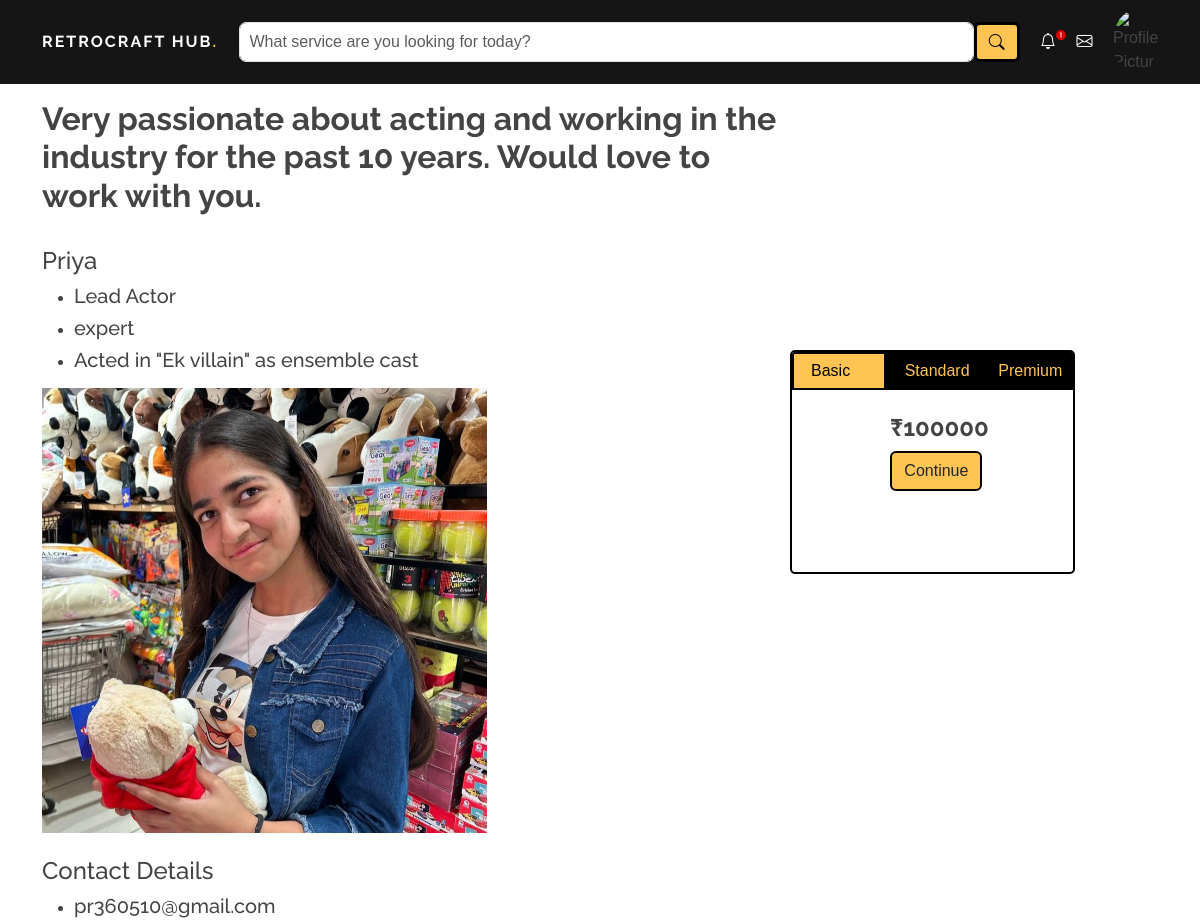
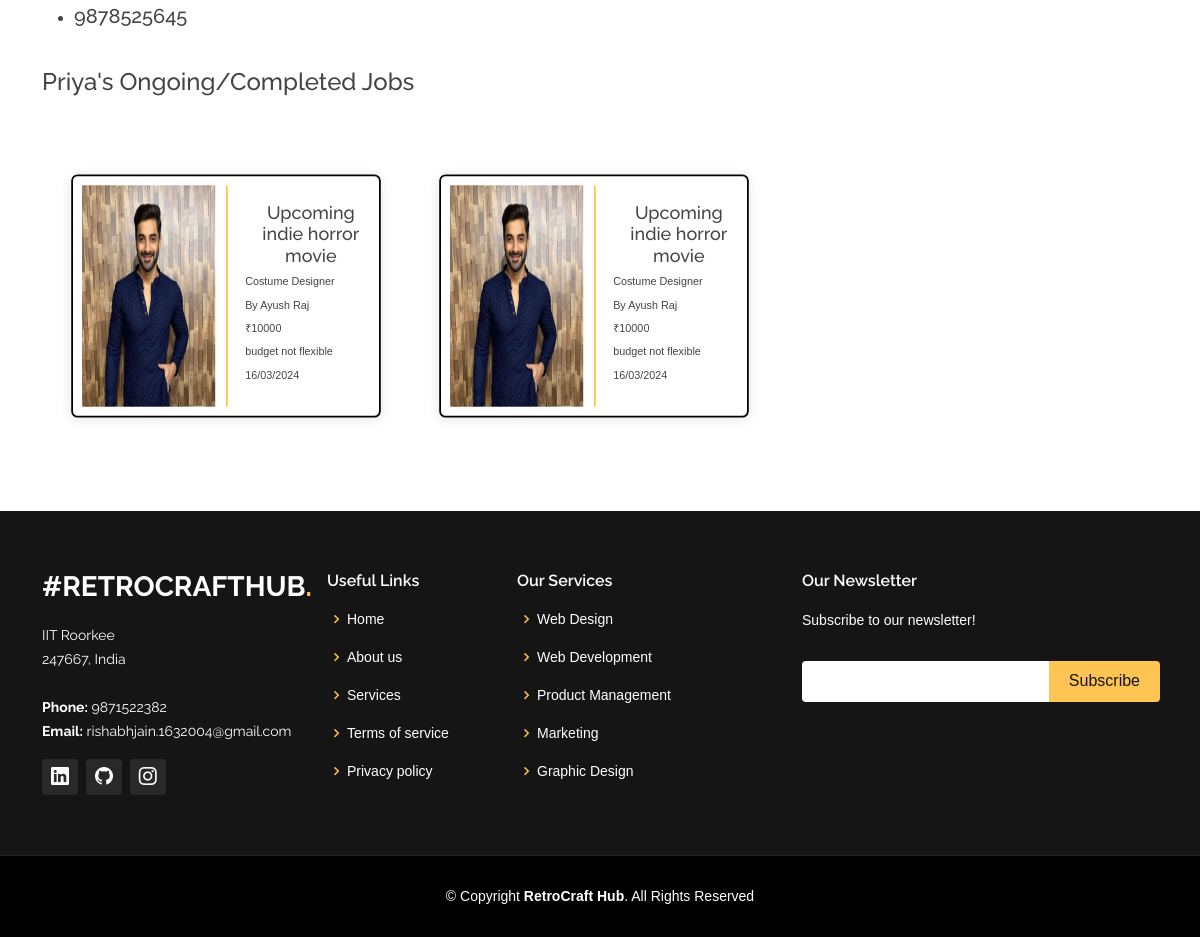
Page /professional_pp?professional_id=11 (signed in) on the committed database (2 pictures, top to bottom).
### main.py (models this page shows)
    class User(UserMixin, db.Model):
        id = db.Column(db.Integer, primary_key=True)
        username = db.Column(db.String(20), unique=True, nullable=False)#email
        display_name=db.Column(db.String(20), nullable=False)#display name
        password = db.Column(db.String(60), nullable=False)
        v= db.Column(db.Integer, default=False)
        profile_picture = db.Column(db.String, nullable=True)
        purpose = db.Column(db.String(20), nullable=True)
        team_size=db.Column(db.Integer, nullable=True)
        phone_no = db.Column(db.Integer, nullable=True)
        experience = db.Column(db.String(20), nullable=True)
        occupation = db.Column(db.String(100), nullable=True)
        skills = db.Column(db.String(255), nullable=True)
        description = db.Column(db.Text, nullable=True)
        pricing1 = db.Column(db.Integer, nullable=True)
        pricing2 = db.Column(db.Integer, nullable=True)
        pricing3 = db.Column(db.Integer, nullable=True)

    class Brief(db.Model):
        id = db.Column(db.Integer, primary_key=True)
        project_title = db.Column(db.String(100),unique=True ,nullable=False)
        project_category = db.Column(db.String(100), nullable=False)
        project_description = db.Column(db.Text, nullable=False)
        project_budget = db.Column(db.Integer, nullable=False)
        budget_flexible = db.Column(db.String(10), nullable=False)
        project_timing = db.Column(db.String(100), nullable=False)
        producer_id = db.Column(db.Integer, db.ForeignKey('user.id'), nullable=False)
        producer = db.relationship('User', backref=db.backref('briefs', lazy=True))

### main.py (the view, shortened to what this page needs)
    @app.route('/professional_pp', methods=['GET', 'POST'])
    @login_required
    def professional_pp():
        if request.method == 'GET':
            user_id=request.args.get('user_id', 'Default')
            professional_id=request.args.get('professional_id', 'Default')
            professional=User.query.filter_by(id=professional_id).first()
            professional_jobs=Job.query.filter_by(professional_id=professional_id).all()
            length=len(professional_jobs)
            message=""
            if professional_jobs:
                producers=[]
                briefs=[]
                for job in professional_jobs:
                    producer=User.query.filter_by(id=job.producer_id).first()
                    producers.append(producer)
                    brief=Brief.query.filter_by(producer_id=producer.id).first()
                    briefs.append(brief)
            else:
                producers=[]
                briefs=[]
                professional_jobs=[]
                length=len(professional_jobs)
        return render_template('professional_profile_page.html',current_user=current_user,professional=professional,user_id=user_id,professional_jobs=professional_jobs,length=length,producers=producers,briefs=briefs,message=message)

### main.py (called while the page is built)
    @login_manager.user_loader
    def load_user(user_id):
        return User.query.get(int(user_id))

### templates/professional_profile_page.html (shortened to what this page needs)
<!DOCTYPE html>
<html lang="en">
<head>
  <link href="../static/assets/vendor/aos/aos.css" rel="stylesheet">
  <link href="../static/assets/vendor/bootstrap/css/bootstrap.min.css" rel="stylesheet">
  <link href="../static/assets/vendor/bootstrap-icons/bootstrap-icons.css" rel="stylesheet">
  <link href="../static/assets/vendor/boxicons/css/boxicons.min.css" rel="stylesheet">
  <link href="../static/assets/vendor/glightbox/css/glightbox.min.css" rel="stylesheet">
  <link href="../static/assets/vendor/remixicon/remixicon.css" rel="stylesheet">
  <link href="../static/assets/vendor/swiper/swiper-bundle.min.css" rel="stylesheet">
  <link href="../static/assets/css/style.css" rel="stylesheet">
</head>
<body>
  <header id="header" class="fixed-top new_header" style="padding:10px;">
    <div class="container d-flex align-items-center justify-content-lg-between " style="position:relative;">
      <h6 class="logo me-auto me-lg-0"><a href="index.html">RetroCraft Hub<span>.</span></a></h6>
    <form class="d-none d-lg-flex search_form">
        <input id="search_bar" type="text" class="form-control" placeholder="What service are you looking for today?">
        <button id="search_button" type="submit" class="btn btn-primary"><i class="bi bi-search"></i></button>
    </form>
  <div id="notification-bell" onclick="toggleNotificationDropdown()">
    <i id="notification-icon" class="bi bi-bell"></i>
    {% if message!='Default' %}
    <img src="../static/assets/img/new_notification.svg" alt="Notification" id="notification-img" style="margin-bottom:6px;position:absolute;width:10px;"></img>
    {% endif %}
  </div>
    <div id="chat" onclick="toggleChatDropdown()">
    <i class="bi bi-envelope messages"></i>
    </div>
      <div id="img_profile" onclick="window.location.href='/producer_profile_page_for_himself{{user_id}}'">
      <img src="{{ current_user.profile_picture }}" alt="Profile Picture" class="img-fluid rounded-circle" style="max-width: 45px;">
      </div>
    </div>
  </header>
  <div class="container" style="margin-top:100px;" data-aos="zoom-in">
    <div class="row">
        <div class="col-md-8 col-sm-1">
            <h2><strong>{{professional.description}}</strong></h2>
            <br>
            <h4>{{professional.display_name}}</h4>
            <ul>
                <li><h5>{{professional.occupation}}</h5></li>
                <li><h5>{{professional.experience}}</h5></li>
                <li><h5>{{professional.skills}}</h5></li>
            </ul>
            <img src="{{professional.profile_picture}}" alt="Profile Picture" class="img-fluid" style="max-width: 445px;">
            <br>
            <br>
            <h4>Contact Details</h4>
            <ul>
                <li><h5>{{professional.username}}</h5></li>
                <li><h5>{{professional.phone_no}}</h5></li>
            </ul>
            <br>
            <h4>{{professional.display_name}}'s Ongoing/Completed Jobs</h4>
            <div class="container" style="margin-top:40px;">
              {% for brief in briefs%}
                  {% if loop.index % 2 == 1 %}
                  <br>
                      <div class="row">
                  {% endif %}
                <div class="col-md-6 col-sm-1 " style="scale:0.9;">
                  <div class="card-body text-center" style="position:relative;">
                    <div class="row">
                      <div class="col-md-6">
                        <img src="{{producers[loop.index-1].profile_picture}}" alt="Project Image" style="width:100%;height:100%;">
                      </div>
                        <div class="col-md-6" style="border-left:2px solid #ffc451;font-size:12px;">
                            <br>
                            <h5 style="position:relative;width:fit-content;left:5%;">{{brief.project_title}}</h5>
                            <p style="margin-bottom:8px;position:relative;width:fit-content;left:5%;">{{brief.project_category}}</p>
                            <p style="margin-bottom:8px;position:relative;width:fit-content;left:5%;">By {{producers[loop.index-1].display_name}}</p>
                            <p style="margin-bottom:8px;position:relative;width:fit-content;left:5%;">₹{{brief.project_budget}}</p>
                            <p style="margin-bottom:8px;position:relative;width:fit-content;left:5%;">{{brief.budget_flexible}}</p>
                            <p style="margin-bottom:8px;position:relative;width:fit-content;left:5%;">{{brief.project_timing}}</p>
                            <br>
                        </div>
                    </div>
                </div>
                </div>
              {% if loop.index % 2 == 0 or loop.last %}
                  </div>
              {% endif %}
          {% endfor %}
                </div>
        </div>
        <div class="col-md-4 col-sm-1 pricing fixed-column" style="margin-top:250px;border:2px solid black;height:28vh;width:25%;right:8%;padding:0;">
            <div class="container">
                <div class="row">
                    <div class="col-md-4 basic opened" style="border:2px solid black;background-color:#ffc451;color:black;" onclick="openPackageDetails('basic')">
                        <p style="margin:5px;">Basic</p>
                    </div>
                    <div class="col-md-4 standard" style="border:2px solid black;" onclick="openPackageDetails('standard')">
                        <p style="margin:5px;">Standard</p>
                    </div>
                    <div class="col-md-4 premium" style="border:2px solid black;" onclick="openPackageDetails('premium')">
                        <p style="margin:5px;">Premium</p>
                    </div>
                </div>
            </div>
            <div class="basic_details" style:"display:block;" >
                <br>
                <h4><strong>₹{{professional.pricing1}}</strong></h4>
                <button class="btn submit_button" onclick="pricing(1,{{user_id}},{{professional.id}});window.location.href='/producer_dashboard{{user_id}}?message=Sucessfully booked with Artist: {{professional.display_name}}'">Continue</button>
            </div>
        </div>
    </div>
</div>
  <footer id="footer" style="margin-top:80px;">
    <div class="footer-top">
      <div class="container">
        <div class="row">
          <div class="col-lg-3 col-md-6">
            <div class="footer-info">
              <h3>#RetroCraftHub<span>.</span></h3>
              <p>
                IIT Roorkee <br>
                247667, India<br><br>
                <strong>Phone:</strong> 9871522382<br>
                <strong>Email:</strong> rishabhjain.1632004@gmail.com<br>
              </p>
              <div class="social-links mt-3">
                <a href="https://www.linkedin.com/in/rishabh-jain-079340248/" target="_blank"><i class="bi bi-linkedin"></i></a>
                <a href="https://github.com/rishabhJain1234" target="_blank"><i class="bi bi-github"></i></a>
                <a href="https://www.instagram.com/rishabhhjain_16/" target="_blank"><i class="bi bi-instagram"></i></a>
              </div>
            </div>
          </div>
          <div class="col-lg-2 col-md-6 footer-links">
            <h4>Useful Links</h4>
            <ul>
              <li><i class="bx bx-chevron-right"></i> <a href="#">Home</a></li>
              <li><i class="bx bx-chevron-right"></i> <a href="#about">About us</a></li>
              <li><i class="bx bx-chevron-right"></i> <a href="#services">Services</a></li>
              <li><i class="bx bx-chevron-right"></i> <a href="#">Terms of service</a></li>
              <li><i class="bx bx-chevron-right"></i> <a href="#">Privacy policy</a></li>
            </ul>
          </div>
          <div class="col-lg-3 col-md-6 footer-links">
            <h4>Our Services</h4>
            <ul>
              <li><i class="bx bx-chevron-right"></i> <a href="#">Web Design</a></li>
              <li><i class="bx bx-chevron-right"></i> <a href="#">Web Development</a></li>
              <li><i class="bx bx-chevron-right"></i> <a href="#">Product Management</a></li>
              <li><i class="bx bx-chevron-right"></i> <a href="#">Marketing</a></li>
              <li><i class="bx bx-chevron-right"></i> <a href="#">Graphic Design</a></li>
            </ul>
          </div>
          <div class="col-lg-4 col-md-6 footer-newsletter">
            <h4>Our Newsletter</h4>
            <p>Subscribe to our newsletter!</p>
            <form action="" method="post">
              <input type="email" name="email"><input type="submit" value="Subscribe">
            </form>
          </div>
        </div>
      </div>
    </div>
    <div class="container">
      <div class="copyright">
        &copy; Copyright <strong><span>RetroCraft Hub</span></strong>. All Rights Reserved
      </div>
    </div>
  </footer>
</body>
</html>

### static/assets/css/style.css (style rules this page uses)
body { font-family: "Open Sans", sans-serif; color: #444444; }
a { color: #ffc451; text-decoration: none; }
h1, h2, h3, h4, h5, h6 { font-family: "Raleway", sans-serif; }
#header { transition: all 0.5s; z-index: 997; padding: 15px 0; }
#header .logo { margin: 0; padding: 0; line-height: 1; font-weight: 700; letter-spacing: 2px; text-transform: uppercase; }
#header .logo a { color: #fff; }
#header .logo a span { color: #ffc451; }
#footer { background: black; padding: 0 0 30px 0; color: #fff; font-size: 14px; }
#footer .footer-top { background: #151515; border-bottom: 1px solid #222222; padding: 60px 0 30px 0; }
#footer .footer-top .footer-info { margin-bottom: 30px; }
#footer .footer-top .footer-info h3 { font-size: 28px; margin: 0 0 20px 0; padding: 2px 0 2px 0; line-height: 1; font-weight: 700; text-transform: uppercase; }
#footer .footer-top .footer-info h3 span { color: #ffc451; }
#footer .footer-top .footer-info p { font-size: 14px; line-height: 24px; margin-bottom: 0; font-family: "Raleway", sans-serif; color: #fff; }
#footer .footer-top .social-links a { font-size: 18px; display: inline-block; background: #292929; color: #fff; line-height: 1; padding: 8px 0; margin-right: 4px; border-radius: 4px; text-align: center; width: 36px; height: 36px; transition: 0.3s; }
#footer .footer-top h4 { font-size: 16px; font-weight: 600; color: #fff; position: relative; padding-bottom: 12px; }
#footer .footer-top .footer-links { margin-bottom: 30px; }
#footer .footer-top .footer-links ul { list-style: none; padding: 0; margin: 0; }
#footer .footer-top .footer-links ul i { padding-right: 2px; color: #ffc451; font-size: 18px; line-height: 1; }
#footer .footer-top .footer-links ul li { padding: 10px 0; display: flex; align-items: center; }
#footer .footer-top .footer-links ul li:first-child { padding-top: 0; }
#footer .footer-top .footer-links ul a { color: #fff; transition: 0.3s; display: inline-block; line-height: 1; }
#footer .footer-top .footer-newsletter form { margin-top: 30px; background: #fff; padding: 6px 10px; position: relative; border-radius: 4px; }
#footer .footer-top .footer-newsletter form input[type=email] { border: 0; padding: 4px; width: calc(100% - 110px); }
#footer .footer-top .footer-newsletter form input[type=submit] { position: absolute; top: 0; right: -2px; bottom: 0; border: 0; background: none; font-size: 16px; padding: 0 20px; background: #ffc451; color: #151515; transition: 0.3s; border-radius: 0 4px 4px 0; }
#footer .copyright { text-align: center; padding-top: 30px; }
body { font-family: Arial, Helvetica, sans-serif; }
* { box-sizing: border-box; }
.button_color , .submit_button { background-color: #ffc451; border: 2px solid black; }
.new_header { background-color:#151515; }
.search_form { position: relative; width: 70%; height:40px; border-radius: 7px; }
#search_button { background-color: #ffc451; border: 3px solid black; color: black; }
#search_bar { width: 95%; padding: 9px 10px; border-radius: 7px; }
.bi-bell { color:white; transition:all 0.3s; }
.messages { color:white; transition:all 0.3s; }
.card-body { border: 2px solid black; border-radius: 7px; padding:10px; transition:all 0.3s; height: 100%; box-shadow: 0px 2px 15px rgba(0, 0, 0, 0.1); transition: all 0.3s ease-in-out; }
.basic_details , .standard_details , .premium_details { width: min-content; position: relative; left: 35%; transition:all 0.5s; }
.opened { display: block; background-color: #ffc451; color: black; border:2px solid black; transition: all 0.3s ease-in-out; }
.pricing { transition: all 0.3s ease-in-out; border-radius: 5px; border:2px solid black; padding: 10px; }
.basic , .standard , .premium { background-color: black; color: #ffc451; transition: all 0.3s ease-in-out; }
#img_profile { scale:1; transition:all 0.3s; cursor:pointer; }
.fixed-column { position: sticky; height: 100vh; overflow-y: auto; }

### rows in the picture
User: description "Very passionate about acting and working in the industry for the past 10 years. Would love to work with you.", display_name "Priya", occupation "Lead Actor", experience "expert", skills "Acted in \"Ek villain\" as ensemble cast", profile_picture (picture), username "pr360510@gmail.com", phone_no "9878525645", pricing1 "100000"
Brief: profile_picture (picture), project_title "Upcoming indie horror movie", project_category "Costume Designer", project_budget "10000", budget_flexible "budget not flexible", project_timing "16/03/2024"
User: display_name "Ayush Raj"
